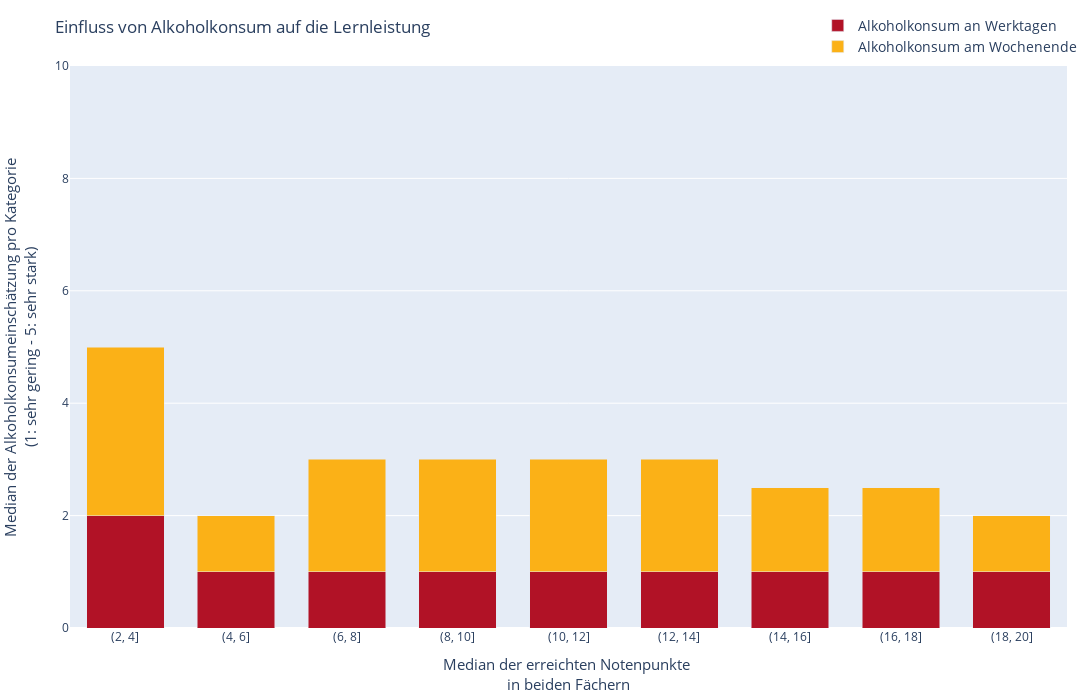

The notebook cell saved with this chart:
### Code cell
# Create a stacked bar graph using Plotly
stacked_bar = go.Figure()

# Add the first trace (bar) to the stacked bar
stacked_bar.add_trace(go.Bar(
    x=stacked_bar_df['g3_range'],
    y=stacked_bar_df['dalc'],
    name='Alkoholkonsum an Werktagen',
    marker_color='#B11226',  # Set color to wine
    width=0.7
))

# Add the second trace (bar) to the stacked bar
stacked_bar.add_trace(go.Bar(
    x=stacked_bar_df['g3_range'],
    y=stacked_bar_df['walc'],
    name='Alkoholkonsum am Wochenende',
    marker_color='#FBB117',  # Set color to yellow
    width=0.7
))

# Configure the layout for a stacked bar graph
stacked_bar.update_layout(
    barmode='stack',
    title='Einfluss von Alkoholkonsum auf die Lernleistung',
    yaxis = dict(range=[0,10]),

    height=700,
    width=1200,

    legend=dict(title='', orientation='v', traceorder='normal', x=0.75, y=1.1, font=dict(size=14)),
    margin=dict(l=50, r=20, t=10, b=50),
)

stacked_bar.update_xaxes(title_text='Median der erreichten Notenpunkte <br>in beiden Fächern', title_font=dict(size=15))
stacked_bar.update_yaxes(title_text='Median der Alkoholkonsumeinschätzung pro Kategorie<br>(1: sehr gering - 5: sehr stark)', title_font=dict(size=15))

# Show the plot
stacked_bar.write_image('stacked_bar.png')
stacked_bar.show()

### Figure 1 — Plotly figure (JSON) as saved in the notebook; plotly's stock layout.template omitted (floating-point values rounded to 4 significant figures)
{"data": [{"marker": {"color": "#B11226"}, "name": "Alkoholkonsum an Werktagen", "type": "bar", "width": 0.7, "x": ["(2, 4]", "(4, 6]", "(6, 8]", "(8, 10]", "(10, 12]", "(12, 14]", "(14, 16]", "(16, 18]", "(18, 20]"], "y": [2, 1, 1, 1, 1, 1, 1, 1, 1]}, {"marker": {"color": "#FBB117"}, "name": "Alkoholkonsum am Wochenende", "type": "bar", "width": 0.7, "x": ["(2, 4]", "(4, 6]", "(6, 8]", "(8, 10]", "(10, 12]", "(12, 14]", "(14, 16]", "(16, 18]", "(18, 20]"], "y": [3, 1, 2, 2, 2, 2, 1.5, 1.5, 1]}], "layout": {"barmode": "stack", "height": 700, "legend": {"font": {"size": 14}, "orientation": "v", "title": {"text": ""}, "traceorder": "normal", "x": 0.75, "y": 1.1}, "margin": {"b": 50, "l": 50, "r": 20, "t": 10}, "title": {"text": "Einfluss von Alkoholkonsum auf die Lernleistung"}, "width": 1200, "xaxis": {"title": {"font": {"size": 15}, "text": "Median der erreichten Notenpunkte <br>in beiden Fächern"}}, "yaxis": {"range": [0, 10], "title": {"font": {"size": 15}, "text": "Median der Alkoholkonsumeinschätzung pro Kategorie<br>(1: sehr gering - 5: sehr stark)"}}}}
